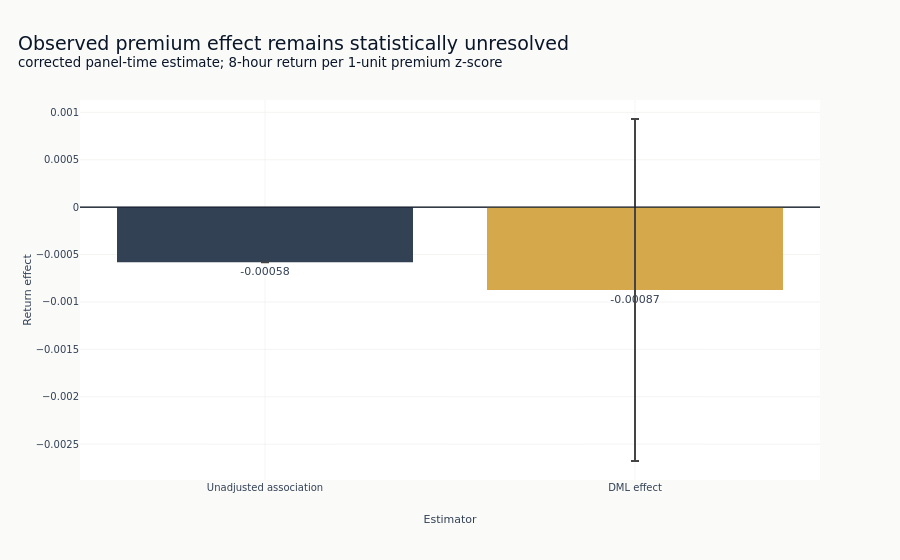

Notebook source saved alongside this figure:
### Markdown cell above
## Effect estimate and uncertainty

A corrected run compares the unadjusted association and DML estimate on the exact same cross-fit
evaluation rows. The historical frozen row omits that comparison because its stored unadjusted
coefficient used a different sample. The interval is panel HAC for the corrected estimator and
the stored historical HAC interval for the frozen row.

### Code cell
if results["naive_effect"] is None:
    estimator_labels = ["Stored DML effect"]
    effects = [dml["theta"]]
    errors = [1.96 * dml["se_hac"]]
    colors = [COLORS["amber"]]
else:
    estimator_labels = ["Unadjusted association", "DML effect"]
    effects = [results["naive_effect"], dml["theta"]]
    errors = [0.0, 1.96 * dml["se_hac"]]
    colors = [COLORS["neutral"], COLORS["amber"]]
fig = go.Figure(
    go.Bar(
        x=estimator_labels,
        y=effects,
        error_y={"type": "data", "array": errors, "visible": True},
        marker_color=colors,
        text=[f"{value:+.5f}" for value in effects],
        textposition="outside",
    )
)
fig.add_hline(y=0, line_color=COLORS["blue"], line_width=1)
fig.update_layout(
    title={
        "text": "Observed premium effect remains statistically unresolved"
        f"<br><sup>{RESULT_MODE}; 8-hour return per 1-unit premium z-score</sup>",
        "x": 0.02,
        "xanchor": "left",
    },
    xaxis_title="Estimator",
    yaxis_title="Return effect",
    showlegend=False,
)
fig.show()

### Figure 1 — Plotly figure (JSON) as saved in the notebook; plotly's stock layout.template omitted (floating-point values rounded to 4 significant figures)
{"data": [{"error_y": {"array": [0.0, 0.001804], "type": "data", "visible": true}, "marker": {"color": ["#334155", "#D4A84B"]}, "text": ["-0.00058", "-0.00087"], "textposition": "outside", "type": "bar", "x": ["Unadjusted association", "DML effect"], "y": [-0.0005806, -0.0008738]}], "layout": {"shapes": [{"line": {"color": "#0a1628", "width": 1}, "type": "line", "x0": 0, "x1": 1, "xref": "x domain", "y0": 0, "y1": 0, "yref": "y"}], "showlegend": false, "title": {"text": "Observed premium effect remains statistically unresolved<br><sup>corrected panel-time estimate; 8-hour return per 1-unit premium z-score</sup>", "x": 0.02, "xanchor": "left"}, "xaxis": {"title": {"text": "Estimator"}}, "yaxis": {"title": {"text": "Return effect"}}}}
